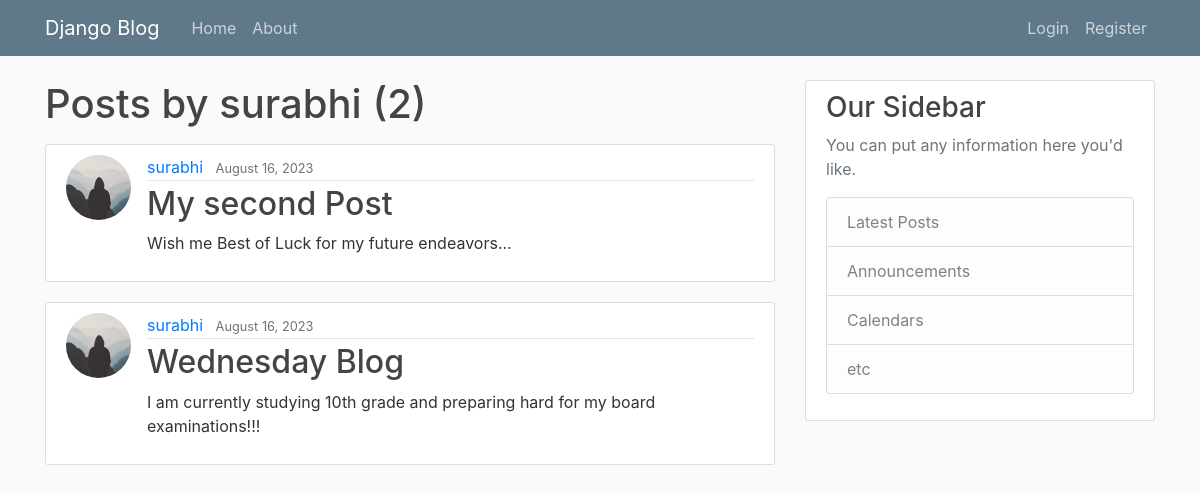
/user/surabhi, run on the app's committed database.
### blog/models.py (models this page shows, shortened)
class Post(models.Model):
    title = models.CharField(max_length=100)
    content = models.TextField()
    date_posted = models.DateTimeField(default=timezone.now)
    author = models.ForeignKey(User, on_delete=models.CASCADE)

### users/models.py (models this page shows, shortened)
class Profile(models.Model):
    user = models.OneToOneField(User, on_delete=models.CASCADE)
    image = models.ImageField(default='default.jpg', upload_to='profile_pics')

### blog/views.py (the view)
# urls.py: path('user/<str:username>', UserPostListView.as_view(), name='user-posts'),
class UserPostListView(ListView):
    model = Post
    template_name = 'blog/user_posts.html'  # <app>/<model>_<viewtype>.html
    context_object_name = 'posts'
    paginate_by = 5
    def get_queryset(self):
        user = get_object_or_404(User, username=self.kwargs.get('username'))
        return Post.objects.filter(author=user).order_by('-date_posted')

### blog/templates/blog/user_posts.html (shortened to what this page needs)
{% extends "blog/base.html" %}
{% block content %}
    <h1 class="mb-3">Posts by {{ view.kwargs.username }} ({{ page_obj.paginator.count }})</h1>
    {% for post in posts %}
        <article class="media content-section">
          <img class="rounded-circle article-img" src="{{ post.author.profile.image.url }}">
          <div class="media-body">
            <div class="article-metadata">
              <a class="mr-2" href="{% url 'user-posts' post.author.username %}">{{ post.author }}</a>
              <small class="text-muted">{{ post.date_posted|date:"F d, Y" }}</small>
            </div>
            <h2><a class="article-title" href="{% url 'post-detail' post.id %}">{{ post.title }}</a></h2>
            <p class="article-content">{{ post.content }}</p>
          </div>
        </article>
    {% endfor %}
{% endblock content %}

### blog/static/blog/main.css (style rules this page uses)
body { background: #fafafa; color: #333333; margin-top: 5rem; }
h1, h2, h3, h4, h5, h6 { color: #444444; }
.content-section { background: #ffffff; padding: 10px 20px; border: 1px solid #dddddd; border-radius: 3px; margin-bottom: 20px; }
.article-title { color: #444444; }
.article-content { white-space: pre-line; }
.article-img { height: 65px; width: 65px; margin-right: 16px; }
.article-metadata { padding-bottom: 1px; margin-bottom: 4px; border-bottom: 1px solid #e3e3e3 }

### data on the page
Post: author.profile.image (placeholder picture), author "surabhi", date_posted "August 16, 2023", title "My second Post", content "Wish me Best of Luck for my future endeavors..."
Post: author.profile.image (placeholder picture), author "surabhi", date_posted "August 16, 2023", title "Wednesday Blog", content "I am currently studying 10th grade and preparing hard for my board examinations!!!"

### other printed values
{{ view.kwargs.username }} "surabhi"
{{ page_obj.paginator.count }} "2"
